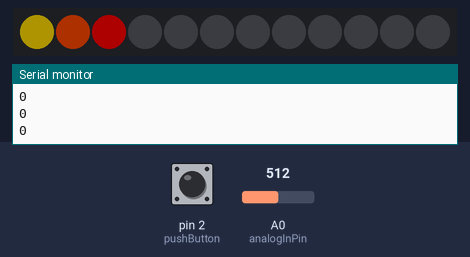
The sketch below on a simulated Arduino Uno, built with avr-gcc and run on an emulated ATmega328P. Shown: 12 RGB LEDs in strip order, left to right, the last lines printed to the serial monitor. The inputs (shaded band) are chosen by the test bench; at power-on: pin 2 (pushButton) LOW, A0 (analogInPin) = 512. Dim RGB values are drawn brighter than linear.

Above: at 1.5 s.
1.6 s: pin 2 (pushButton) pulled HIGH for 3.2 s
At 4.2 s:
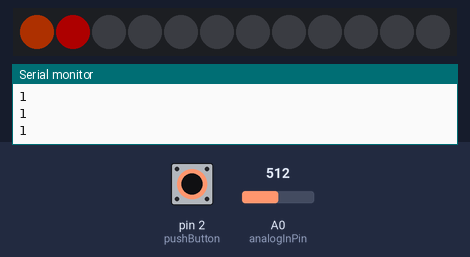
8.3 s: A0 (analogInPin) set to 122
At 9.41 s:
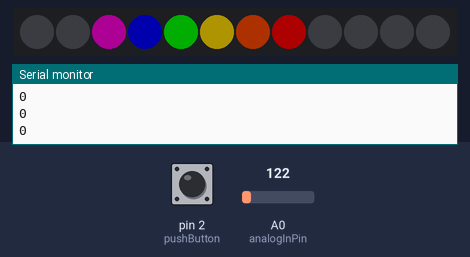
10.8 s: A0 (analogInPin) set to 0
At 11.48 s:
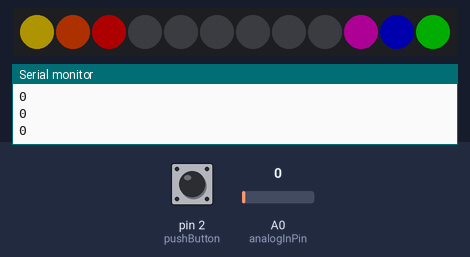
12.3 s: pin 2 (pushButton) pulled HIGH for 3.2 s
At 14.53 s:
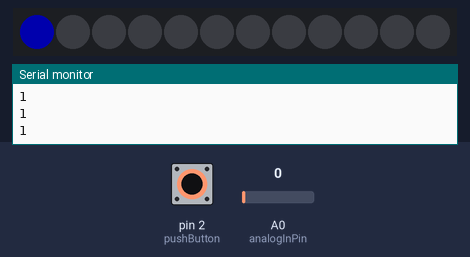
17.1 s: A0 (analogInPin) set to 306
At 18.63 s:
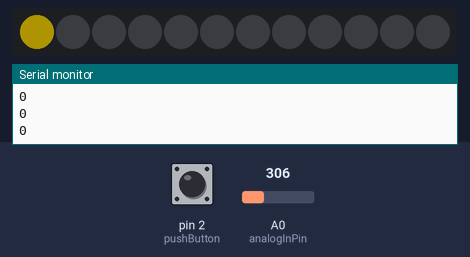
Timing chart, 0 to 20.1 s (numbered marks = the images above; inputs shaded):
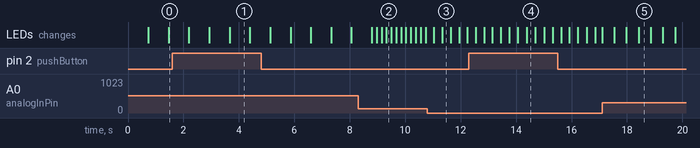

The sketch:

marching_rainbow_discrete.ino
```cpp
#include <Adafruit_NeoPixel.h>

#define neoPix 6
const int analogInPin = A0;  // Analog input pin that the potentiometer is attached to
int sensorValue = 0;        // value read from the pot


int pushButton = 2;

Adafruit_NeoPixel strip = Adafruit_NeoPixel(12, neoPix, NEO_GRB + NEO_KHZ800);

int arr=0;
int rep_org=0;
int ring_size=12;

void setup(){
  strip.begin();
  strip.setBrightness(50);
  strip.show();
  Serial.begin(9600);

}


void loop(){

  int buttonState = digitalRead(pushButton);
//  Serial.println(buttonState);
  sensorValue = analogRead(analogInPin);
  int outputValue = map(sensorValue, 0, 700, 1, 1000);
//  Serial.println(sensorValue);
  Serial.println(buttonState);
  Serial.println();

  rainbowMarch(rep_org, buttonState);
  rep_org += 1-2*buttonState;
// delay(sensorValue);
 delay(outputValue);
}

void rainbowMarch(int origin, int state){
 uint32_t red = strip.Color(255,0,0);
 uint32_t orng = strip.Color(255,75,0);
 uint32_t ylw = strip.Color(255,216,0);
 uint32_t grn = strip.Color(0,255,0);
 uint32_t blu = strip.Color(0,0,255);
 uint32_t vio = strip.Color(255,0,216);
 uint32_t blk = strip.Color(0,0,0);
 uint32_t wht = strip.Color(255,255,255);

// strip.setPixelColor((origin-1)%ring_size,blk);
//  uint32_t blank = strip.Color(255,255,255);
uint32_t blank = strip.Color(0,0,0);

if (state > 0){
  blank = strip.Color(0,0,0);
}


for (int i=0; i <= ring_size; i++){
 strip.setPixelColor(i,blank);}


 strip.setPixelColor((origin)%ring_size,red);
 strip.setPixelColor((origin-1)%ring_size,orng);
 strip.setPixelColor((origin-2)%ring_size,ylw);
 strip.setPixelColor((origin-3)%ring_size,grn);
 strip.setPixelColor((origin-4)%ring_size,blu);
 strip.setPixelColor((origin-5)%ring_size,vio);
 strip.show();

}
```

Measured:
- what the display in image 1 shows lasts 0.7 s, from 3.7 s to 4.4 s
- what the display in image 5 shows lasts 0.5 s, from 18.4 s to 18.9 s
